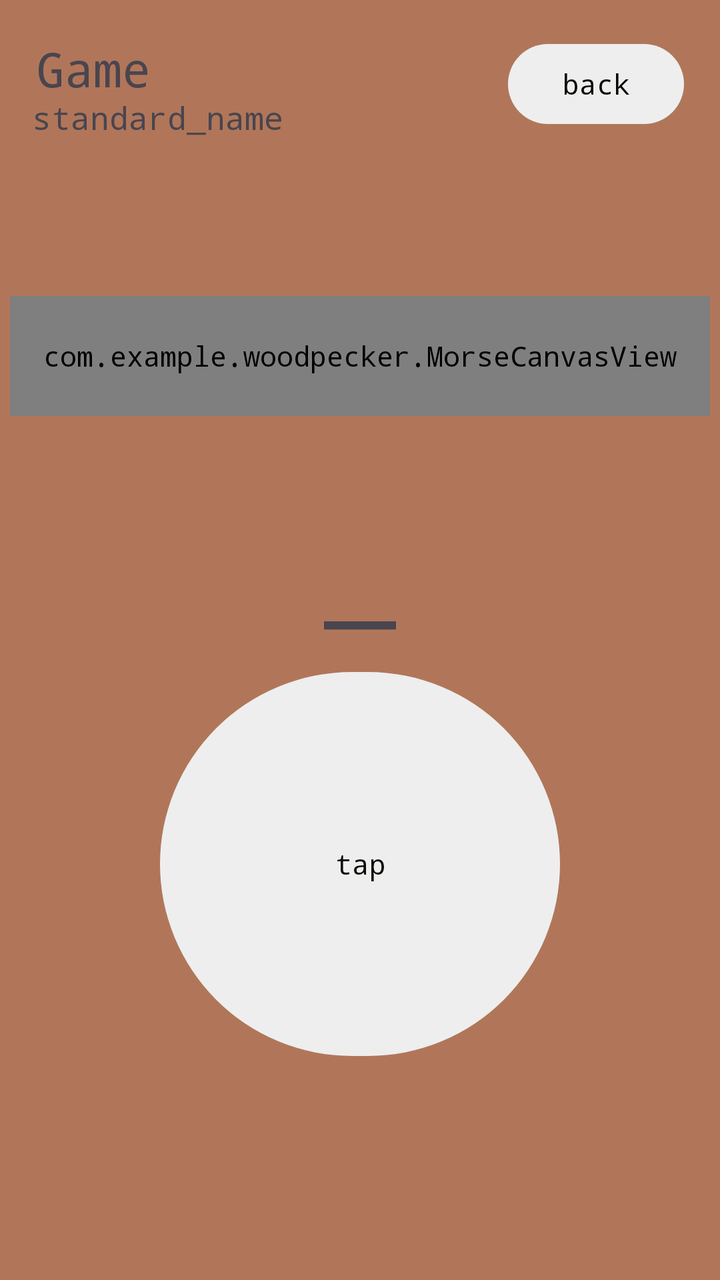
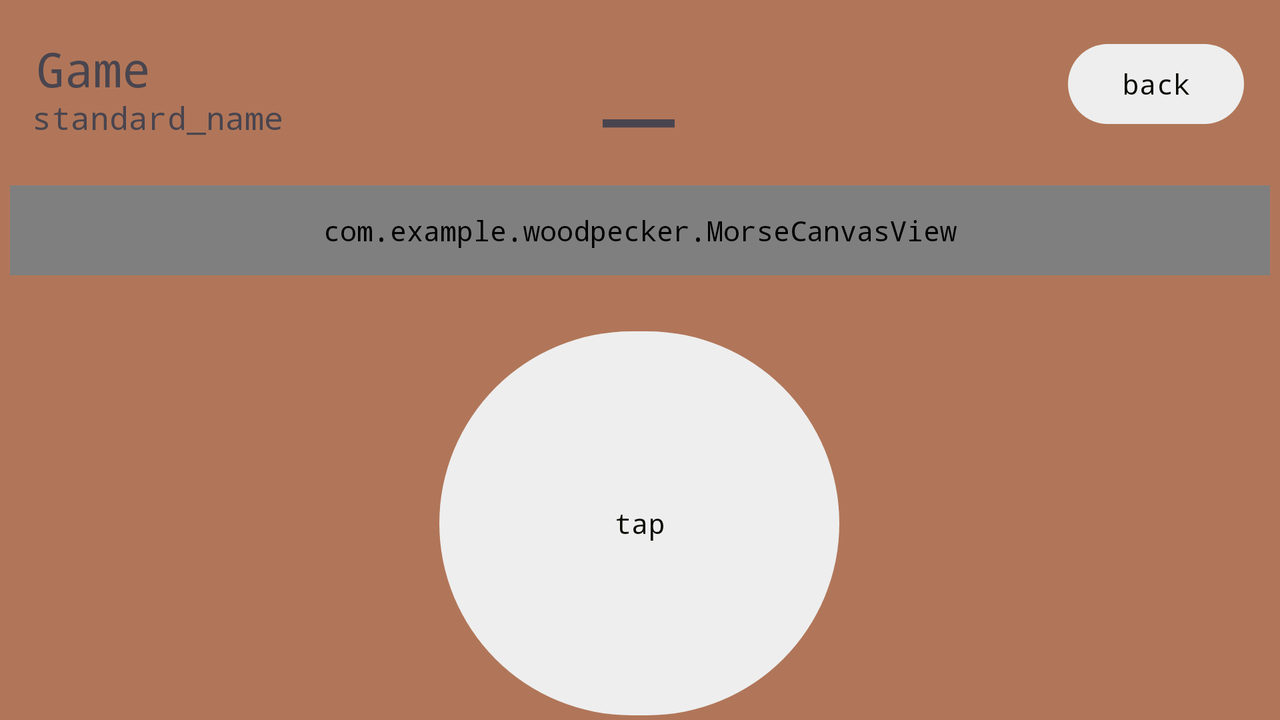

The same Android screen from two of the app's own layout files: first res/layout/ as a phone draws it, then the repository's variant for another configuration, drawn on a device whose configuration selects that folder. Both files follow.
<!-- AndroidManifest.xml: application theme Theme.Woodpecker -->
<!-- res/layout/activity_game.xml -->
<?xml version="1.0" encoding="utf-8"?>
<androidx.constraintlayout.widget.ConstraintLayout
    xmlns:android="http://schemas.android.com/apk/res/android"
    xmlns:app="http://schemas.android.com/apk/res-auto"
    xmlns:tools="http://schemas.android.com/tools"
    android:id="@+id/main"
    android:layout_width="match_parent"
    android:layout_height="match_parent"
    tools:context=".GameActivity">

    

    <com.example.woodpecker.MorseCanvasView
        android:id="@+id/morseCanvas"
        android:layout_width="350dp"
        android:layout_height="60dp"
        android:layout_marginTop="148dp"
        android:background="#777777"
        app:layout_constraintEnd_toEndOf="parent"
        app:layout_constraintStart_toStartOf="parent"
        app:layout_constraintTop_toTopOf="parent" />

    <Button
        android:id="@+id/tapButton"
        android:layout_width="200dp"
        android:layout_height="200dp"
        android:layout_marginStart="8dp"
        android:layout_marginEnd="8dp"
        android:layout_marginBottom="108dp"
        android:text="@string/tap"
        app:layout_constraintBottom_toBottomOf="parent"
        app:layout_constraintEnd_toEndOf="parent"
        app:layout_constraintStart_toStartOf="parent" />

    <TextView
        android:id="@+id/textView3"
        android:layout_width="247dp"
        android:layout_height="33dp"
        android:layout_marginStart="18dp"
        android:layout_marginTop="18dp"
        android:autoSizeMinTextSize="40dp"
        android:text="@string/settings_game"
        android:textSize="24sp"
        app:layout_constraintStart_toStartOf="parent"
        app:layout_constraintTop_toTopOf="parent" />

    <TextView
        android:id="@+id/standard_name"
        android:layout_width="247dp"
        android:layout_height="33dp"
        android:layout_marginStart="16dp"
        android:layout_marginTop="48dp"
        android:autoSizeMinTextSize="40dp"
        android:text="standard_name"
        android:textSize="16sp"
        app:layout_constraintStart_toStartOf="parent"
        app:layout_constraintTop_toTopOf="parent" />

    <TextView
        android:id="@+id/textView"
        android:layout_width="wrap_content"
        android:layout_height="wrap_content"
        android:layout_marginStart="8dp"
        android:layout_marginTop="8dp"
        android:layout_marginEnd="8dp"
        android:fontFamily="monospace"
        android:text="_"
        android:textAlignment="center"
        android:textSize="60sp"
        app:layout_constraintBottom_toTopOf="@+id/tapButton"
        app:layout_constraintEnd_toEndOf="parent"
        app:layout_constraintStart_toStartOf="parent"
        app:layout_constraintTop_toBottomOf="@+id/morseCanvas"
        app:layout_constraintVertical_bias="0.71000004"
        tools:ignore="MissingConstraints" />

    <Button
        android:id="@+id/backButton"
        android:layout_width="wrap_content"
        android:layout_height="wrap_content"
        android:layout_marginTop="18dp"
        android:layout_marginEnd="18dp"
        android:text="@string/back"
        app:layout_constraintEnd_toEndOf="parent"
        app:layout_constraintTop_toTopOf="parent" />

</androidx.constraintlayout.widget.ConstraintLayout>
<!-- resources referenced by this layout -->
<resources>
  <string name="back">back</string>
  <string name="settings_game">Game</string>
  <string name="tap" translatable="false">tap</string>
  <style name="Theme.Woodpecker" parent="Base.Theme.Woodpecker" />
  <style name="Base.Theme.Woodpecker" parent="Theme.Material3.DayNight.NoActionBar">
          <item name="colorPrimary">@color/white</item>
          <item name="colorPrimaryVariant">@color/gray</item>
          <item name="colorOnPrimary">@color/black</item>
  
          <item name="colorSecondary">@color/red</item>
          <item name="colorSecondaryVariant">@color/dark_brown</item>
          <item name="colorOnSecondary">@color/white</item>
  
          <item name="android:windowBackground">@color/brown</item>
          <item name="android:fontFamily">monospace</item>
  
  
          <item name="android:alertDialogStyle">@style/CustomAlertDialog</item>
          <item name="android:alertDialogTheme">@style/CustomAlertDialog</item>
          <item name="alertDialogTheme">@style/CustomAlertDialog</item>
      </style>
  <color name="white">#eeeeee</color>
  <color name="gray">#aaaaaa</color>
  <color name="black">#090c02</color>
  <color name="red">#A72608</color>
  <color name="dark_brown">#581905</color>
  <color name="brown">#b17659</color>
  <style name="CustomAlertDialog" parent="Theme.Material3.DayNight.Dialog.Alert">
          <item name="android:background">@color/brown</item>
      </style>
</resources>
<!-- res/layout-land/activity_game.xml (the repository's variant of the layout above) -->
<!-- drawn on the phone turned sideways -->
<?xml version="1.0" encoding="utf-8"?>
<androidx.constraintlayout.widget.ConstraintLayout xmlns:android="http://schemas.android.com/apk/res/android"
    android:layout_width="match_parent"
    android:layout_height="match_parent"
    xmlns:app="http://schemas.android.com/apk/res-auto"
    xmlns:tools="http://schemas.android.com/tools"
    android:id="@+id/main"
    tools:context=".GameActivity">

    

    <com.example.woodpecker.MorseCanvasView
        android:id="@+id/morseCanvas"
        android:layout_width="630dp"
        android:layout_height="45dp"
        android:layout_marginTop="22dp"
        android:layout_marginBottom="24dp"
        android:background="#777777"
        app:layout_constraintBottom_toTopOf="@+id/tapButton"
        app:layout_constraintEnd_toEndOf="parent"
        app:layout_constraintHorizontal_bias="0.495"
        app:layout_constraintStart_toStartOf="parent"
        app:layout_constraintTop_toBottomOf="@+id/textView" />

    <Button
        android:id="@+id/tapButton"
        android:layout_width="200dp"
        android:layout_height="200dp"
        android:layout_marginStart="8dp"
        android:layout_marginEnd="8dp"
        android:layout_marginBottom="16dp"
        android:text="@string/tap"
        app:layout_constraintBottom_toBottomOf="parent"
        app:layout_constraintEnd_toEndOf="parent"
        app:layout_constraintHorizontal_bias="0.499"
        app:layout_constraintStart_toStartOf="parent"
        app:layout_constraintTop_toBottomOf="@+id/morseCanvas" />

    <TextView
        android:id="@+id/textView3"
        android:layout_width="247dp"
        android:layout_height="33dp"
        android:layout_marginStart="18dp"
        android:layout_marginTop="18dp"
        android:autoSizeMinTextSize="40dp"
        android:text="@string/settings_game"
        android:textSize="24sp"
        app:layout_constraintStart_toStartOf="parent"
        app:layout_constraintTop_toTopOf="parent" />

    <TextView
        android:id="@+id/standard_name"
        android:layout_width="247dp"
        android:layout_height="33dp"
        android:layout_marginStart="16dp"
        android:layout_marginTop="48dp"
        android:autoSizeMinTextSize="40dp"
        android:text="standard_name"
        android:textSize="16sp"
        app:layout_constraintStart_toStartOf="parent"
        app:layout_constraintTop_toTopOf="parent" />

    <TextView
        android:id="@+id/textView"
        android:layout_width="wrap_content"
        android:layout_height="wrap_content"
        android:layout_marginStart="8dp"
        android:layout_marginTop="8dp"
        android:layout_marginEnd="8dp"
        android:fontFamily="monospace"
        android:text="_"
        android:textAlignment="center"
        android:textSize="60sp"
        app:layout_constraintBottom_toTopOf="@+id/morseCanvas"
        app:layout_constraintEnd_toEndOf="parent"
        app:layout_constraintHorizontal_bias="0.499"
        app:layout_constraintStart_toStartOf="parent"
        app:layout_constraintTop_toTopOf="parent"
        tools:ignore="MissingConstraints" />

    <Button
        android:id="@+id/backButton"
        android:layout_width="wrap_content"
        android:layout_height="wrap_content"
        android:layout_marginTop="18dp"
        android:layout_marginEnd="18dp"
        android:text="@string/back"
        app:layout_constraintEnd_toEndOf="parent"
        app:layout_constraintTop_toTopOf="parent" />

</androidx.constraintlayout.widget.ConstraintLayout>
